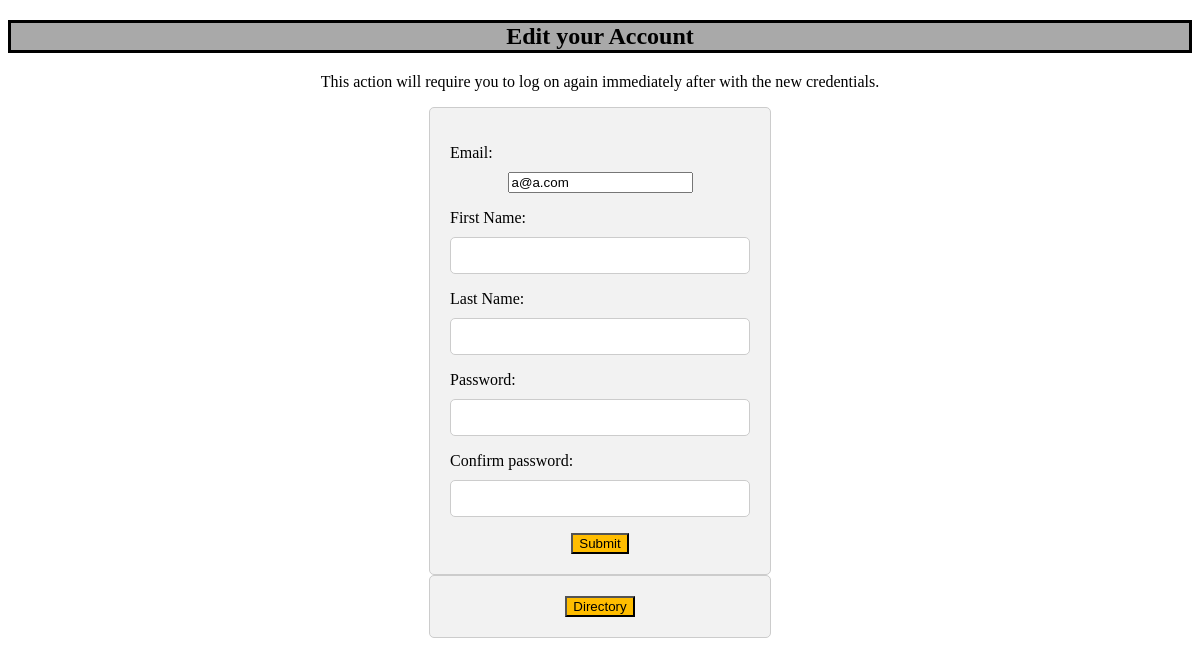
Before: /account_edit/ (signed in) with the older database file.
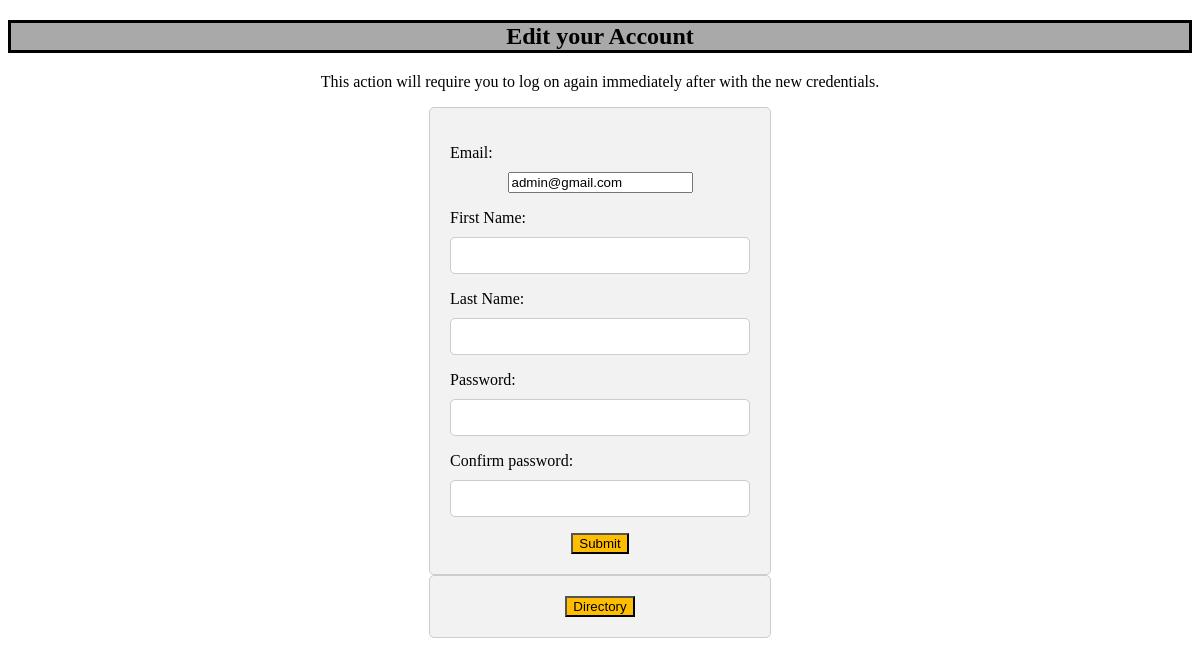
After: the same page with the newer database file.
### TASchedulerWebApp/models.py (models this page shows, shortened)
class User(AbstractBaseUser, PermissionsMixin):
    email = models.EmailField(unique=True)
    first_name = models.CharField(max_length=30, blank=True)
    last_name = models.CharField(max_length=30, blank=True)
    is_active = models.BooleanField(default=True)
    is_staff = models.BooleanField(default=False)
    date_joined = models.DateTimeField(auto_now_add=True)
    groups = models.ManyToManyField(Group, related_name='myapp_user_groups', blank=True)
    user_permissions = models.ManyToManyField(Permission, related_name='myapp_user_permissions', blank=True)
    objects = UserManager()
    USERNAME_FIELD = 'email'
    EMAIL_FIELD = 'email'

### TASchedulerWebApp/views.py (the view)
# urls.py: path('account_edit/', account_editor, name='account_edit'),
@login_required
def account_editor(request):
    if request.method == 'POST':
        user = request.user
        email = user.email
        try:
            a = User.objects.get(email=email)
        except User.DoesNotExist:
            messages.error(request, "This user does not exist")
            form = NonAdminEditForm()
            return render(request, 'accountEdit.html', {'form': form})
        form = NonAdminEditForm(request.POST, instance=a)
        users = User.objects.filter(email__exact=form.fields["email"])
        if users:
            if users["email"] != email:
                messages.error(request, "Email already exists")
                return render(request, 'accountEdit.html', {'form': form})
        if form.is_valid():
            form.save()
            messages.success(request, 'User account edited successfully. Please log on again.')
            return redirect("login")
        messages.error(request, "An error occurred while editing the user account")
        return render(request, 'accountEdit.html', {'form': form})
    else:
        form = NonAdminEditForm(instance=request.user)
        return render(request, 'accountEdit.html', {'form': form})

### TASchedulerWebApp/forms.py (shortened to what this page needs)
class NonAdminEditForm(forms.ModelForm):
    password = forms.CharField(widget=forms.PasswordInput)
    password_confirm = forms.CharField(widget=forms.PasswordInput, label="Confirm password")
    class Meta:
        model = User
        fields = ('email', 'first_name', 'last_name')
        labels = {
            'email': 'Email', 'first_name': "First Name", 'last_name' : "Last Name"
        }

### templates/accountEdit.html (shortened to what this page needs)
{% load static %}
<!DOCTYPE html>
<html>
<head>
</head>
<body>
    <h2>Edit your Account</h2>
    <p style="text-align: center">This action will require you to log on again immediately after with the new credentials.</p>
    {% block content %}
    <form method="post">
    {{ form.as_p }}
    <button type="submit" name="submit">Submit</button>
    </form>
    <form action="{% url 'directory' %}" method="get">
    <button type="submit">Directory</button>
  </form>
  {% endblock %}
</body>
</html>

Changed rows visible on the page:
changed User: email "a@a.com" → "admin@gmail.com"
